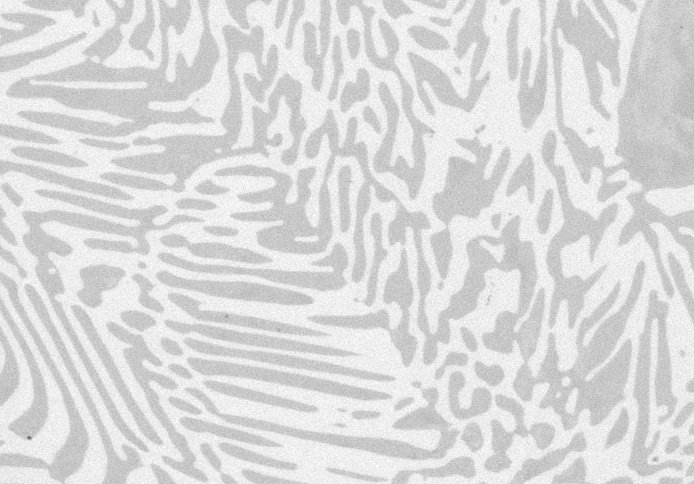
#> input picture thresholding/Alloy.jpg, 694 x 484 px
$ python thresholding.py
#> lines starting #> are read from the running program, lines starting #| are printed output that depends on the picture; after the words box and inside, x2 and y2 are one past the last pixel; in counts of white or black regions, pixels touching at a corner belong together
#Image enhancements:
# Sometimes microscope images lack contrast, they appear to be washed out but they still contain information.
# (Show scratch assay and alloy images)
# We can mathematically process these images and make them look good,
#more importantly, get them ready for segmentation
#
#Histogram equalization is a good way to stretch the histogram and thus improve the image.


import cv2
import numpy as np
from matplotlib import pyplot as plt

img = cv2.imread("Alloy.jpg", 0)
#> img is the input picture: shape (484, 694); min 95, max 255, mean 218.6
equ = cv2.equalizeHist(img)
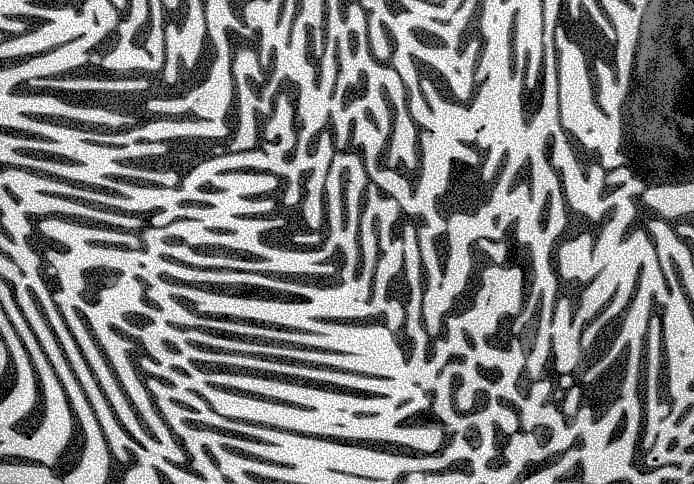
#> equ: shape (484, 694); min 0, max 255, mean 130.3

plt.hist(equ.flat, bins=100, range=(0,100))

cv2.imshow("Original Image", img)
cv2.imshow("Equalized", equ)


#Histogram Equalization considers the global contrast of the image, may not give good results.
#Adaptive histogram equalization divides images into small tiles and performs hist. eq.
#Contrast limiting is also applied to minimize aplification of noise.
#Together the algorithm is called: Contrast Limited Adaptive Histogram Equalization (CLAHE)

# Start by creating a CLAHE object (Arguments are optional).
clahe = cv2.createCLAHE(clipLimit=2.0, tileGridSize=(8,8))  #Define tile size and clip limit.
cl1 = clahe.apply(img)
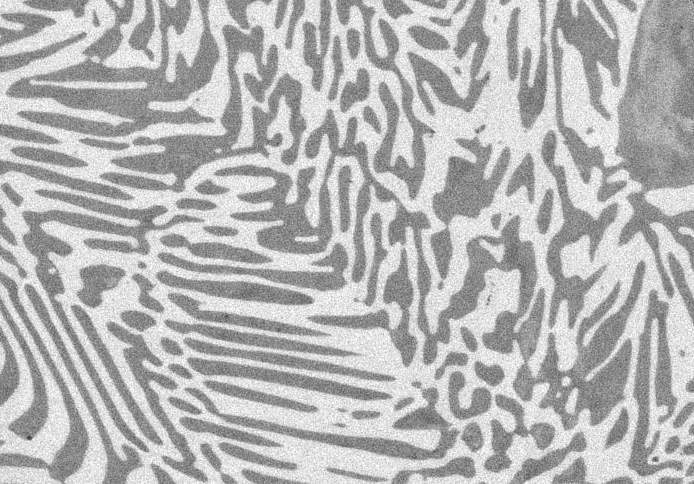
#> cl1: shape (484, 694); min 55, max 255, mean 181.8

cv2.imshow("CLAHE", cl1)

cv2.waitKey(0)
cv2.destroyAllWindows()


######################################################
###################################################
#Image thresholding

import cv2
import matplotlib.pyplot as plt

img = cv2.imread("Alloy.jpg", 0)

#Adaptive histogram equalization using CLAHE to stretch the histogram.
#Contrast Limited Adaptive Histogram Equalization covered in the previous tutorial.
clahe = cv2.createCLAHE(clipLimit=2.0, tileGridSize=(8,8))  #Define tile size and clip limit.
clahe_img = clahe.apply(img)
plt.hist(clahe_img.flat, bins =100, range=(0,255))

#Thresholding. Creates a uint8 image but with binary values.
#Can use this image to further segment.
#First argument is the source image, which should be a grayscale image.
#Second argument is the threshold value which is used to classify the pixel values.
#Third argument is the maxVal which represents the value to be given to the thresholded pixel.

ret,thresh1 = cv2.threshold(clahe_img,185,150,cv2.THRESH_BINARY)  #All thresholded pixels in grey = 150
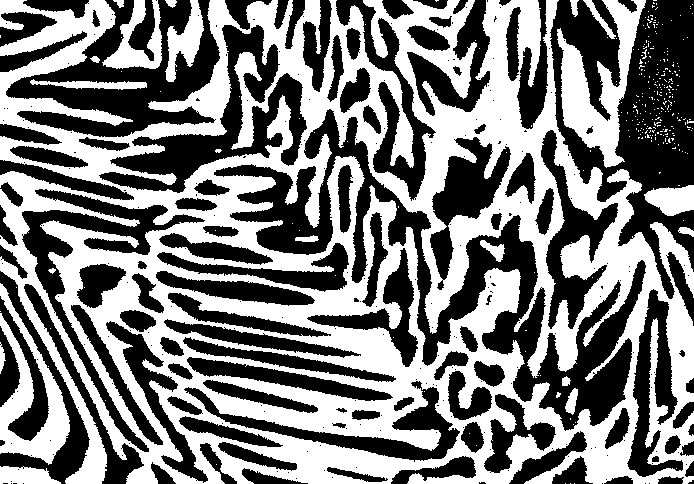
#> thresh1: shape (484, 694); values 0 (black) and 150 (white), 48.7% white; 311 white regions (288 under 20 px), largest, box (x1, y1, x2, y2) and area: (0, 0, 694, 484) 145327, (557, 0, 646, 168) 5726, (0, 283, 70, 465) 4663
ret,thresh2 = cv2.threshold(clahe_img,185,255,cv2.THRESH_BINARY_INV) # All thresholded pixels in white

cv2.imshow("Original", img)
cv2.imshow("Binary thresholded", thresh1)
cv2.imshow("Inverted Binary thresholded", thresh2)
cv2.waitKey(0)
cv2.destroyAllWindows()

############################################
#OTSU Thresholding, binarization
import cv2
import matplotlib.pyplot as plt

img = cv2.imread("Alloy.jpg", 0)

clahe = cv2.createCLAHE(clipLimit=2.0, tileGridSize=(8,8))  #Define tile size and clip limit.
clahe_img = clahe.apply(img)

plt.hist(clahe_img.flat, bins =100, range=(0,255))

# binary thresholding
ret1,th1 = cv2.threshold(clahe_img,185,200,cv2.THRESH_BINARY)

# Otsu's thresholding, automatically finds the threshold point.
#Compare wth above value provided by us (185)
ret2,th2 = cv2.threshold(clahe_img,0,255,cv2.THRESH_BINARY+cv2.THRESH_OTSU)
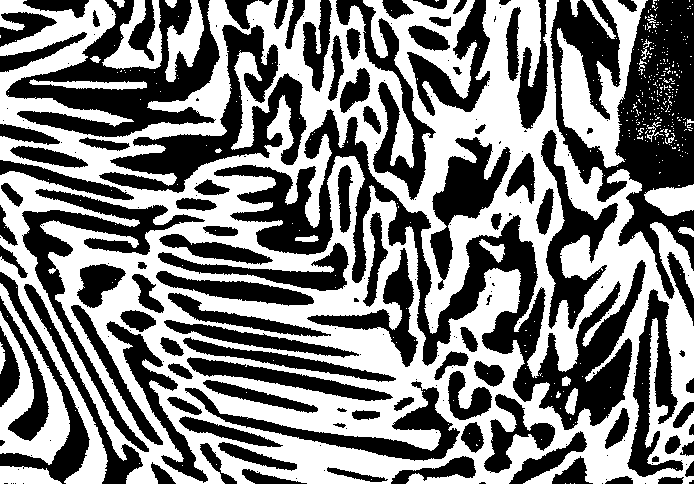
#> th2: shape (484, 694); 49.9% white; 414 white regions (386 under 20 px), largest, box (x1, y1, x2, y2) and area: (0, 0, 694, 484) 148593, (557, 0, 648, 168) 5833, (0, 283, 70, 465) 4745
#> ret2 = 181


cv2.imshow("Otsu", th2)
cv2.waitKey(0)
cv2.destroyAllWindows()

# If working with noisy images
# Clean up noise for better thresholding
# Otsu's thresholding after Gaussian filtering. Canuse median or NLM for beteer edge preserving

import cv2
import matplotlib.pyplot as plt

img = cv2.imread("Alloy_noisy.jpg", 0)
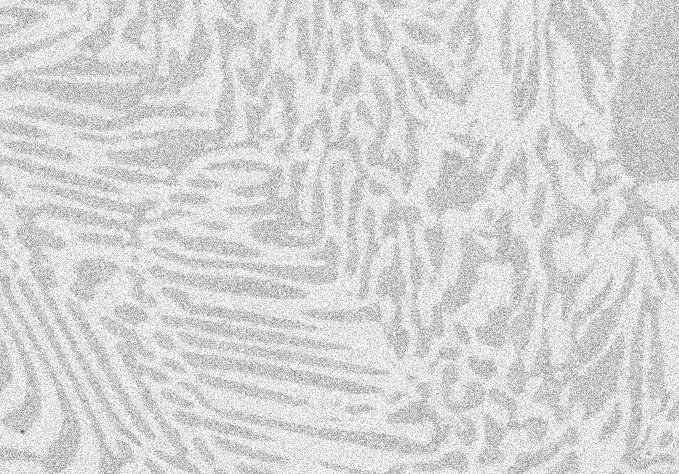
#> input picture thresholding/Alloy_noisy.jpg, 679 x 474 px
#> img is the input picture: shape (474, 679); min 63, max 255, mean 213.3

blur = cv2.GaussianBlur(clahe_img,(5,5),0)
ret3,th3 = cv2.threshold(blur,0,255,cv2.THRESH_BINARY+cv2.THRESH_OTSU)
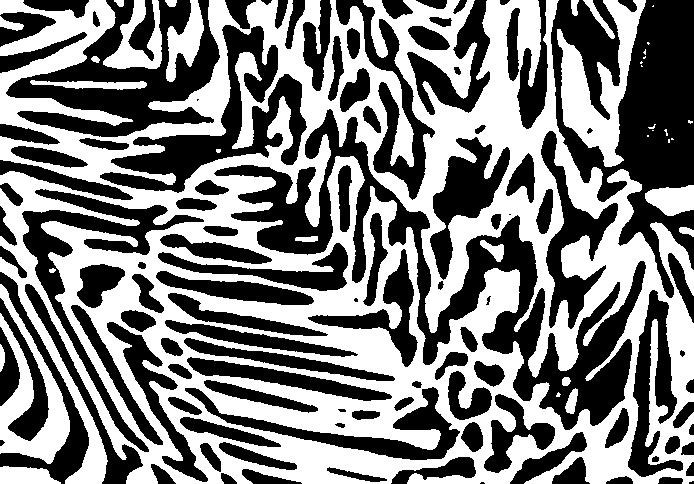
#> th3: shape (484, 694); 49.5% white; 36 white regions (15 under 20 px), largest, box (x1, y1, x2, y2) and area: (0, 0, 694, 484) 147895, (557, 0, 646, 167) 5818, (0, 284, 70, 464) 4716
#> ret3 = 182


plt.hist(blur.flat, bins =100, range=(0,255))
cv2.imshow("OTSU Gaussian cleaned", th3)
cv2.waitKey(0)
cv2.destroyAllWindows()
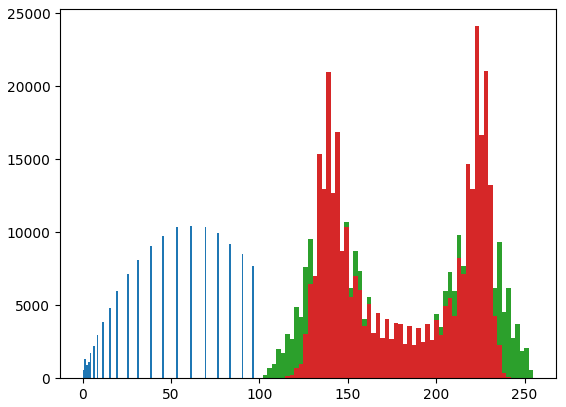
#> figure drawn by matplotlib, 1 panel; tallest bar 10465 high, from x = 61 to 62; tallest bar 12929 high, from x = 137.7 to 140.2; tallest bar 12929 high, from x = 137.7 to 140.2
